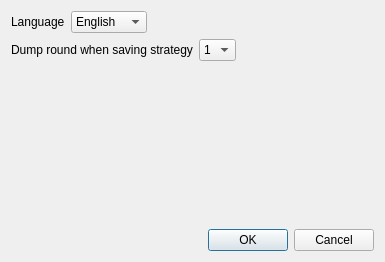
<?xml version="1.0" encoding="UTF-8"?>
<ui version="4.0">
 <class>SettingEditor</class>
 <widget class="QDialog" name="SettingEditor">
  <property name="geometry">
   <rect>
    <x>0</x>
    <y>0</y>
    <width>385</width>
    <height>262</height>
   </rect>
  </property>
  <property name="windowTitle">
   <string>Dialog</string>
  </property>
  <layout class="QVBoxLayout" name="verticalLayout_2">
   <item>
    <layout class="QVBoxLayout" name="verticalLayout">
     <item>
      <layout class="QHBoxLayout" name="horizontalLayout">
       <item>
        <widget class="QLabel" name="label">
         <property name="text">
          <string>Language</string>
         </property>
        </widget>
       </item>
       <item>
        <widget class="QComboBox" name="languageBox">
         <item>
          <property name="text">
           <string>English</string>
          </property>
         </item>
         <item>
          <property name="text">
           <string>Chinese</string>
          </property>
         </item>
        </widget>
       </item>
       <item>
        <spacer name="horizontalSpacer">
         <property name="orientation">
          <enum>Qt::Horizontal</enum>
         </property>
         <property name="sizeHint" stdset="0">
          <size>
           <width>40</width>
           <height>20</height>
          </size>
         </property>
        </spacer>
       </item>
      </layout>
     </item>
     <item>
      <layout class="QHBoxLayout" name="horizontalLayout_2">
       <item>
        <widget class="QLabel" name="label_2">
         <property name="text">
          <string>Dump round when saving strategy</string>
         </property>
        </widget>
       </item>
       <item>
        <widget class="QComboBox" name="roundBox">
         <item>
          <property name="text">
           <string>1</string>
          </property>
         </item>
         <item>
          <property name="text">
           <string>2</string>
          </property>
         </item>
         <item>
          <property name="text">
           <string>3</string>
          </property>
         </item>
        </widget>
       </item>
       <item>
        <spacer name="horizontalSpacer_2">
         <property name="orientation">
          <enum>Qt::Horizontal</enum>
         </property>
         <property name="sizeHint" stdset="0">
          <size>
           <width>40</width>
           <height>20</height>
          </size>
         </property>
        </spacer>
       </item>
      </layout>
     </item>
     <item>
      <spacer name="verticalSpacer">
       <property name="orientation">
        <enum>Qt::Vertical</enum>
       </property>
       <property name="sizeHint" stdset="0">
        <size>
         <width>20</width>
         <height>40</height>
        </size>
       </property>
      </spacer>
     </item>
    </layout>
   </item>
   <item>
    <widget class="QDialogButtonBox" name="confirmBox">
     <property name="orientation">
      <enum>Qt::Horizontal</enum>
     </property>
     <property name="standardButtons">
      <set>QDialogButtonBox::Cancel|QDialogButtonBox::Ok</set>
     </property>
    </widget>
   </item>
  </layout>
 </widget>
 <resources/>
 <connections>
  <connection>
   <sender>confirmBox</sender>
   <signal>accepted()</signal>
   <receiver>SettingEditor</receiver>
   <slot>accept()</slot>
   <hints>
    <hint type="sourcelabel">
     <x>248</x>
     <y>254</y>
    </hint>
    <hint type="destinationlabel">
     <x>157</x>
     <y>274</y>
    </hint>
   </hints>
  </connection>
  <connection>
   <sender>confirmBox</sender>
   <signal>rejected()</signal>
   <receiver>SettingEditor</receiver>
   <slot>reject()</slot>
   <hints>
    <hint type="sourcelabel">
     <x>316</x>
     <y>260</y>
    </hint>
    <hint type="destinationlabel">
     <x>286</x>
     <y>274</y>
    </hint>
   </hints>
  </connection>
 </connections>
</ui>
